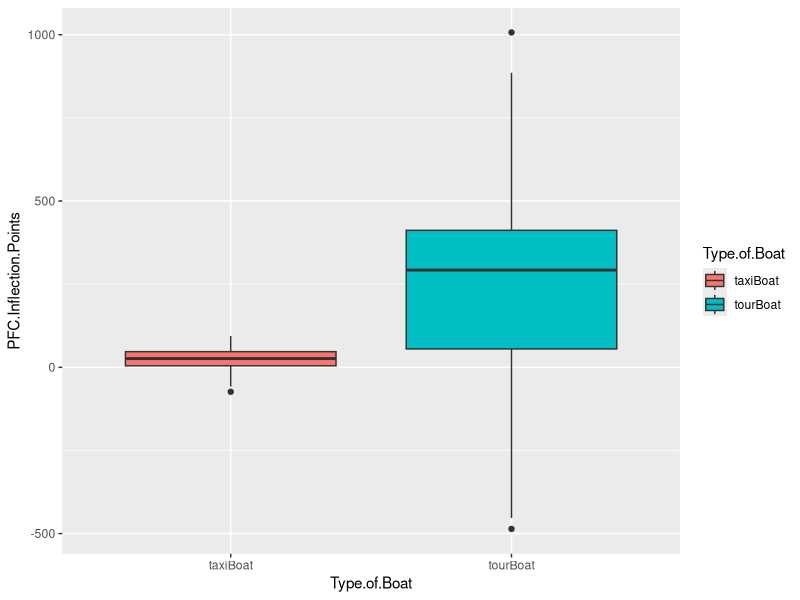
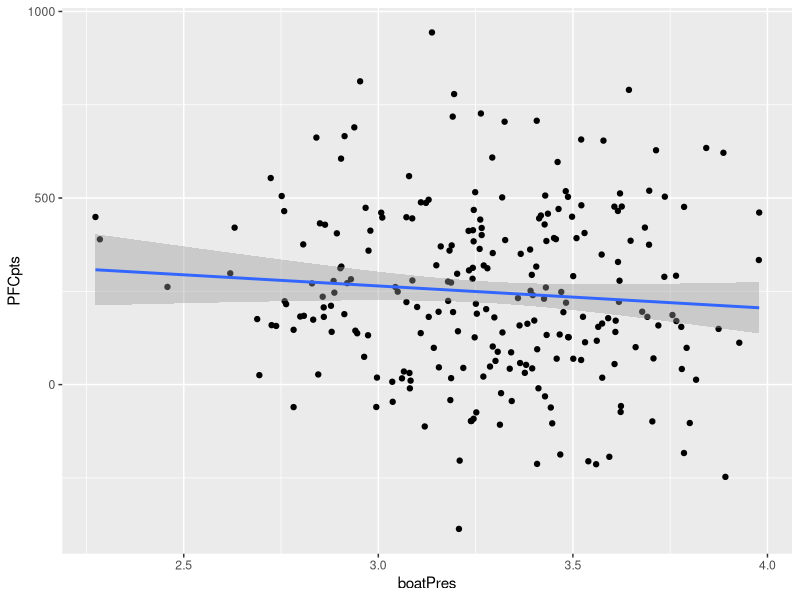

Source code (R) for these figures, in order:
## ---- chunk 1
knitr::opts_chunk$set(echo = TRUE)
## ---- chunk 2
# Library ----------------------------------
library(ggplot2)
library(tidyr)

# Creating a Fake Data Set ----------------------------------
# Original Hypothesis: The data follows the idea that whistle modulation # increases as the number of tour boats present also increases

# Source: Perez-Ortega, Betzi, et al. "Dolphin-Watching Boats Affect Whistle Frequency Modulation in Bottlenose Dolphins." Frontiers in Marine Science 8 (2021): 102.

# Global Variables
taxiBoat <- rnorm(n=242,mean=25.46,sd=27.1)
tourBoat <- rnorm(n=242,mean=234.1,sd=232)
dataFrame <- data.frame(taxiBoat,tourBoat)
head(dataFrame)

newDFrame <- gather(dataFrame,Type.of.Boat,PFC.Inflection.Points,taxiBoat:tourBoat)

# ----------------------------------------
# FUNCTION: ANOVA_sum
# description: a summary of of the ANOVA of the data 
# inputs: boat type and PFC inflection point dataframe
# outputs: ANOVA summary
###########################################
ANOVA_sum <- function(x=newDFrame) {
 ANOVmodel <- aov(PFC.Inflection.Points~Type.of.Boat,data=newDFrame)
 a <- summary(ANOVmodel)
 aggregate(PFC.Inflection.Points~Type.of.Boat,data=newDFrame,FUN=mean)
 unlist(a)
 unlist(a)[7]
 ANOVAsum <- list(fVal=unlist(a)[7],prF=unlist(a)[9])
 ANOVAsum
 
 return(ANOVAsum)
} # end of ANOVA_sum
#-------------------------------------------

ANOVA_sum()

# ----------------------------------------
# FUNCTION: dataPlot
# description: plots data from the boat type - inflection point dataframe
# inputs: boat type - inflection point dataframe
# outputs: box plot of inflection points per boat type
###########################################
dataPlot <- function(x=newDFrame) {
  ANOVAplot <- ggplot(data=newDFrame, 
                    aes(x=Type.of.Boat,
                        y=PFC.Inflection.Points, 
                        fill=Type.of.Boat)) + 
  geom_boxplot()
  return(print(ANOVAplot))
} # end of dataPlot
#-------------------------------------------

dataPlot()
## ---- chunk 3
boatPres <- rnorm(n=242,mean=3.3,sd=0.3)
PFCpts <- rnorm(n=242,mean=234.1,sd=232)
ID <- 1:242

reg_dataFrame <- data.frame(ID,boatPres,PFCpts)
head(reg_dataFrame)
# ----------------------------------------
# FUNCTION: linregSum
# description: creates a summary of the linear regression analysis
# inputs: boat presence and PFC inlfection point data, ID
# outputs: summary of linear regression analysis
###########################################
linregSum <- function(x=boatPres, y=PFCpts) {
  regModel <- lm(PFCpts~boatPres, data=reg_dataFrame)
  summary(regModel)
  l <- unlist(summary(regModel))
  linregInfo <- list(intercept=l$coefficients1,
                    slope=l$coefficients2,
                    intercept_p=l$coefficients7,
                    slope_p=l$coefficients8, r2=l$r.squared)
  return(linregInfo)
} # end of linregSum
#-------------------------------------------

linregSum()

# ----------------------------------------
# Linear Regression Plot
# FUNCTION: linreg_plot
# description: This function plots the data from the linear regression dataframe into a linear regression plot
# inputs: dataframe of boat presence and inflection points
# outputs: scatter plot with linear regression of PFC inflection points versus boat presence
###########################################
linreg_plot <- function(x=reg_dataFrame) {
  reg_dataFrame <- reg_dataFrame <- data.frame(ID,boatPres,PFCpts)
  reg_plot <- ggplot(reg_dataFrame) +
    aes(x=boatPres,y=PFCpts) +
    geom_point() +
    stat_smooth(method=lm,se=0.99)



return(print(reg_plot))

} # end of linreg_plot
#-------------------------------------------
linreg_plot()
